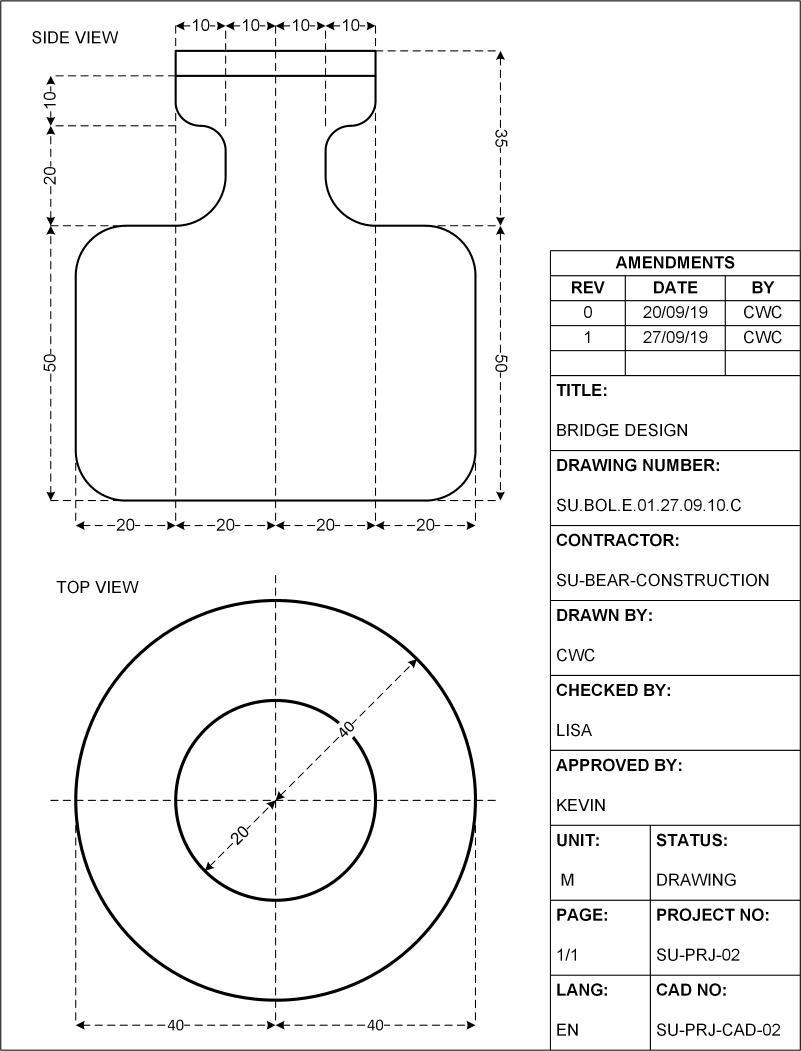
#> input picture Engineering Drawings/01.png, 2403 x 3153 px, found by its file name (shown at 1/3 size); its folder holds only this picture in this run
$ python extraction.py
#> lines starting #> are read from the running program, lines starting #| are printed output that depends on the picture; after the words box and inside, x2 and y2 are one past the last pixel; in counts of white or black regions, pixels touching at a corner belong together
import pytesseract as pyt
from pytesseract import Output
import numpy as np
import cv2
import os
import datetime
from openpyxl import Workbook
from difflib import SequenceMatcher

OCR_config = r'--oem 3 --psm 6' #custom configuration for pytesseract functions
filelist=os.listdir('Engineering Drawings') #directory containing sample engineering drawing images

#Words around the drawing that shouldn’t be extracted
wordsToAvoid = ["SIDE", "FRONT", "TOP", "VIEW"]

#User-defined Functions that are repeatedly used throughout the program
#converts the extracted date value (string) to the datetime object with the specified format, "%d/%m/%y"
def formatDate(date):
    dateFormat = "%d/%m/%y"

    try: #Error handling to if string isn't parsed correctly
        datetime.datetime.strptime(date, dateFormat)
        return True

    except ValueError:
        return False

#return the similarity ratio between 2 parsed string values
def returnSimilarRatio(inp1, inp2): #return the similarity ratio between 2 parsed string values
    return SequenceMatcher(None, inp1, inp2).ratio()

#Creating directories to store results
#Create Results directory
try:
    os.makedirs("Results", exist_ok = True)
    print("SUCCESS: The 'Results' directory was created successfully.")

except OSError as error:
    print("ERROR: The 'Results' directory was NOT CREATED successfully.")

#Create nested directory with Drawings file under Results
try:
    os.makedirs("Results/Drawings", exist_ok = True)
    print("SUCCESS: The 'Drawings' directory was created successfully.")

except OSError as error:
    print("ERROR: The 'Drawings' directory was NOT CREATED successfully.")

#Create nested directory with Drawing Data file under Results
try:
    os.makedirs("Results/Drawing Data", exist_ok = True)
    print("SUCCESS: The 'Drawing Data' directory was created successfully.")

except OSError as error:
    print("ERROR: The 'Drawing Data' directory was NOT CREATED successfully.")

for filename in filelist[:]: #loops through every image file in the sample engineering images directory
    if filename.endswith(".png"): #only processes images with png extension
        img = cv2.imread('Dataset_2021/' + filename, 1)
#> img is the input picture: shape (3153, 2403, 3); min 0, max 255, mean 244

        #Part 1 - Extracting the Drawing Image
        # Converts image to grayscale
        imgGrayscale = cv2.cvtColor(img, cv2.COLOR_BGR2GRAY)

        nrow, ncol = imgGrayscale.shape #retrieves image's number of rows and columns
#> nrow = 3153; ncol = 2403

        imgThreshInv = cv2.adaptiveThreshold(imgGrayscale, 255, cv2.ADAPTIVE_THRESH_GAUSSIAN_C, cv2.THRESH_BINARY_INV, 11, 2) #makes it a binary image using adaptive thresholding and performs inversion
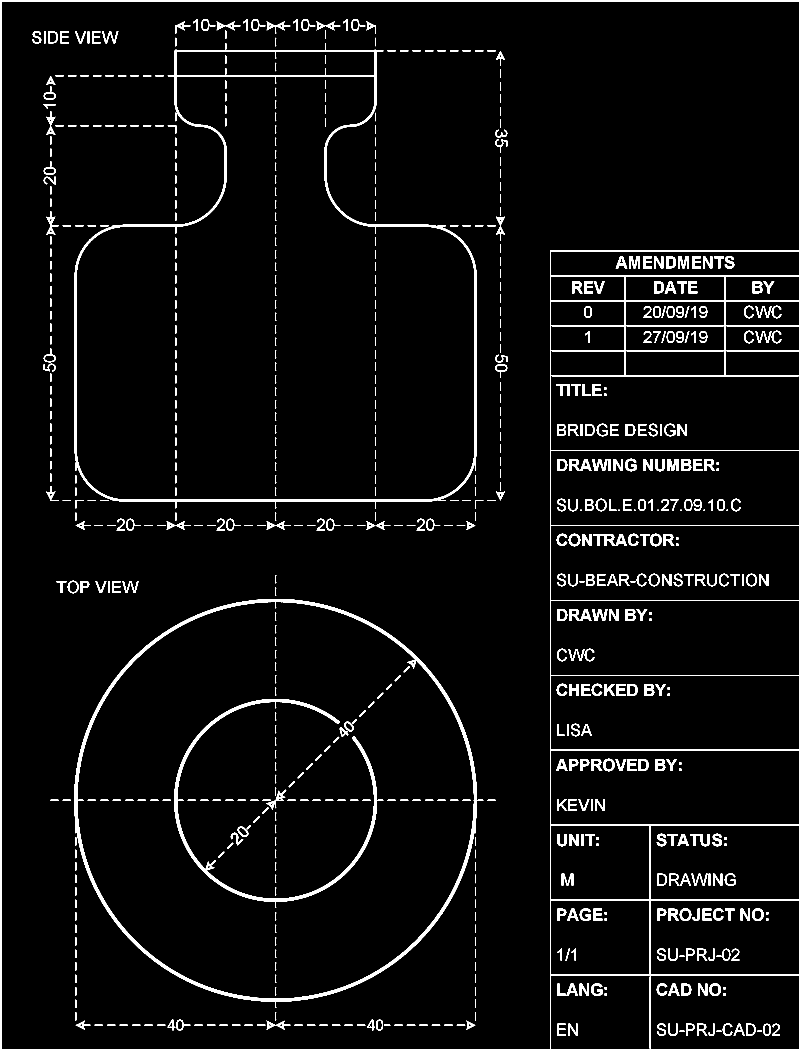
#> imgThreshInv: shape (3153, 2403) (shown at 1/3 size); 4.3% white; 705 white regions (7 under 20 px), largest, box (x1, y1, x2, y2) and area: (1, 1, 2403, 3152) 83344, (224, 129, 1430, 1525) 36114, (223, 1797, 1450, 3024) 35789

        #extracting data from image using tesseract OCR function
#> (the run stopped early here; a loop or call above may not have finished)

$ run again, on Engineering Drawings/05.png
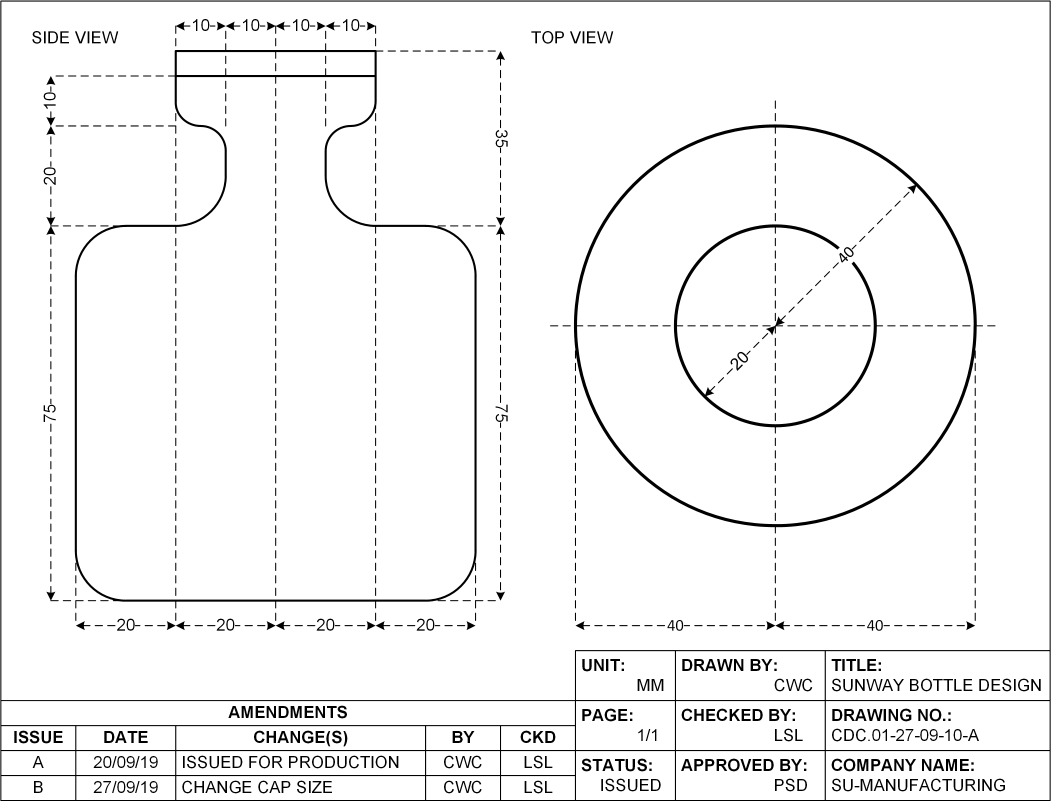
#> input picture Engineering Drawings/05.png, 3153 x 2416 px, found by its file name (shown at 1/3 size)
#> img is the input picture: shape (2416, 3153, 3); min 0, max 255, mean 243.9
#> `imgThreshInv = cv2.adaptiveThreshold(imgGrayscale, 255, cv2.ADAPTIVE_T..`:
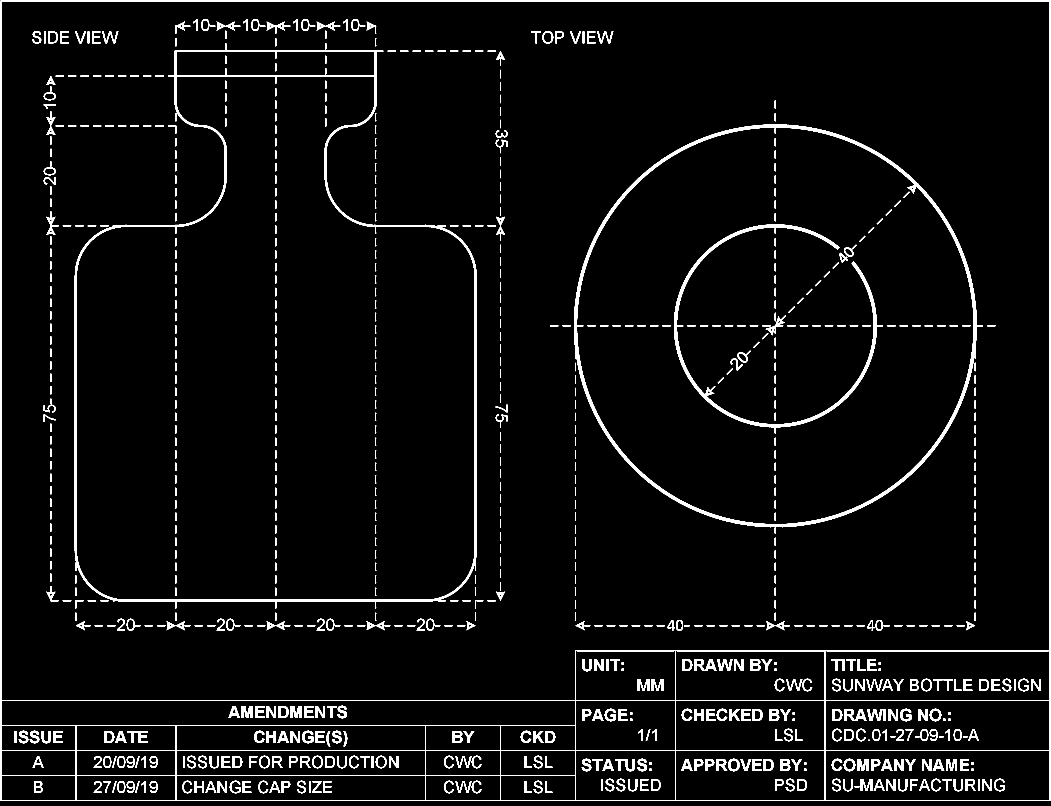
#> imgThreshInv: shape (2416, 3153) (shown at 1/3 size); 4.4% white; 759 white regions (1 under 20 px), largest, box (x1, y1, x2, y2) and area: (1, 1, 3152, 2403) 78275, (224, 130, 1430, 1826) 40707, (1722, 373, 2949, 1601) 35778

$ run again, on Engineering Drawings/06.png
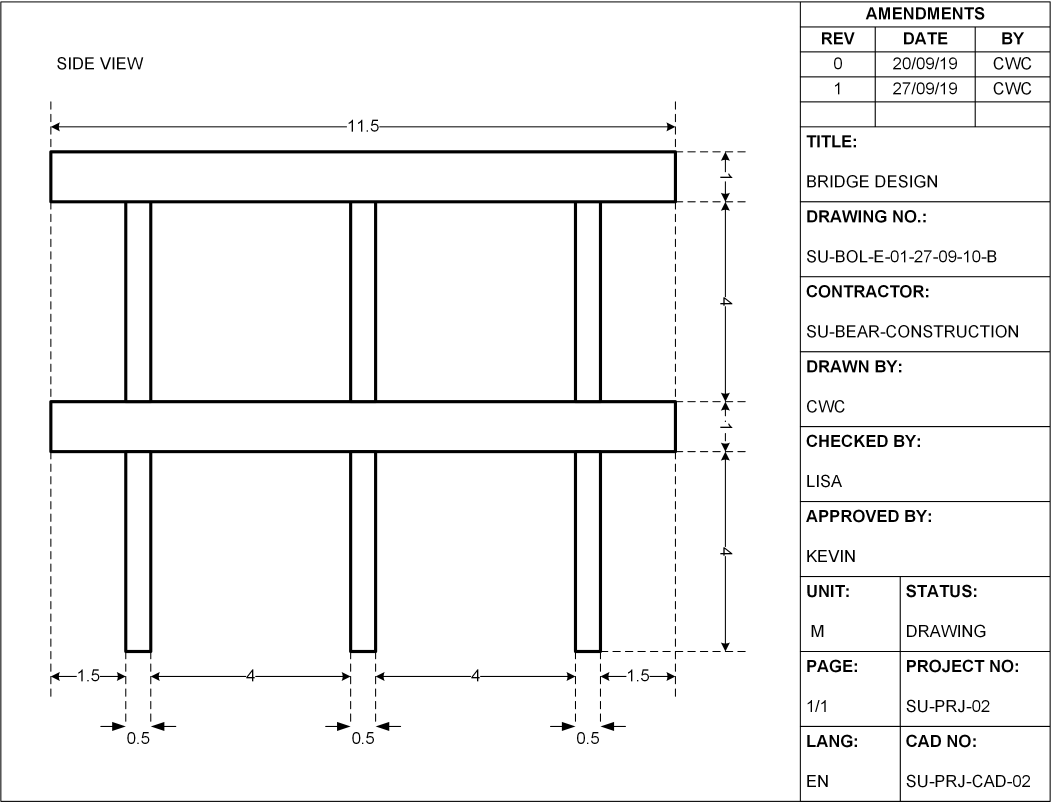
#> input picture Engineering Drawings/06.png, 3153 x 2406 px, found by its file name (shown at 1/3 size)
#> img is the input picture: shape (2406, 3153, 3); min 0, max 255, mean 242.8
#> `imgThreshInv = cv2.adaptiveThreshold(imgGrayscale, 255, cv2.ADAPTIVE_T..`:
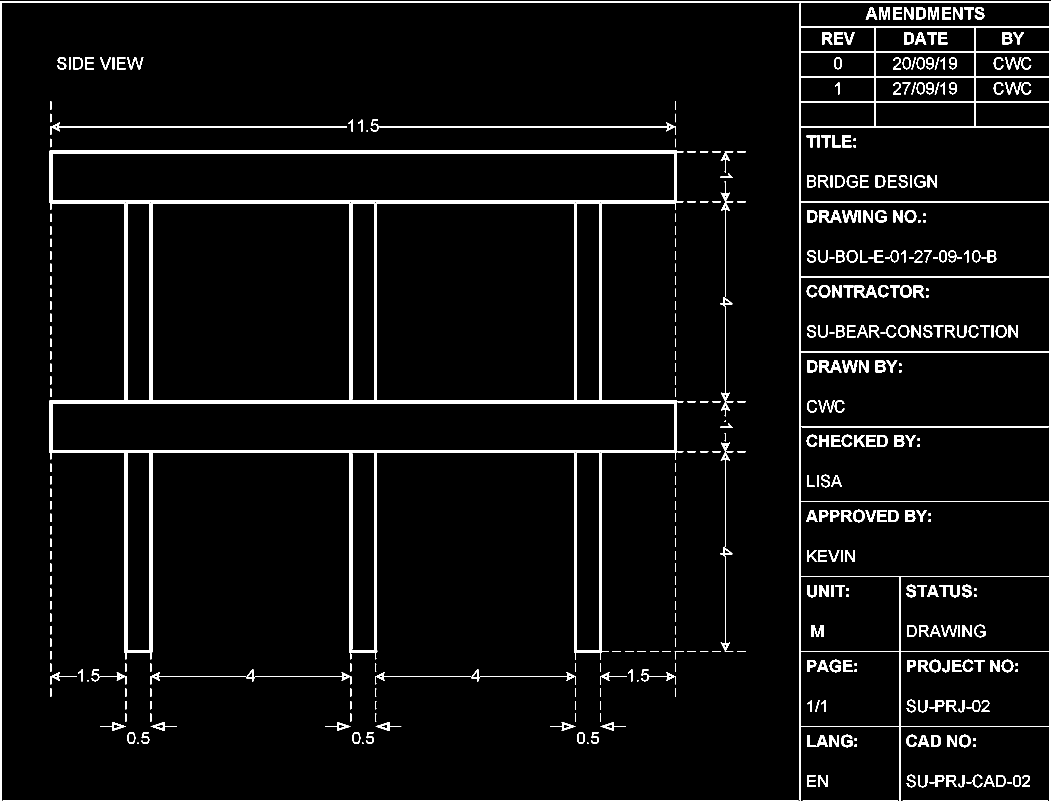
#> imgThreshInv: shape (2406, 3153) (shown at 1/3 size); 4.7% white; 427 white regions (7 under 20 px), largest, box (x1, y1, x2, y2) and area: (148, 451, 2050, 1978) 142473, (1, 4, 3152, 2406) 78077, (151, 367, 1041, 404) 2942

$ run again, on Engineering Drawings/07.png
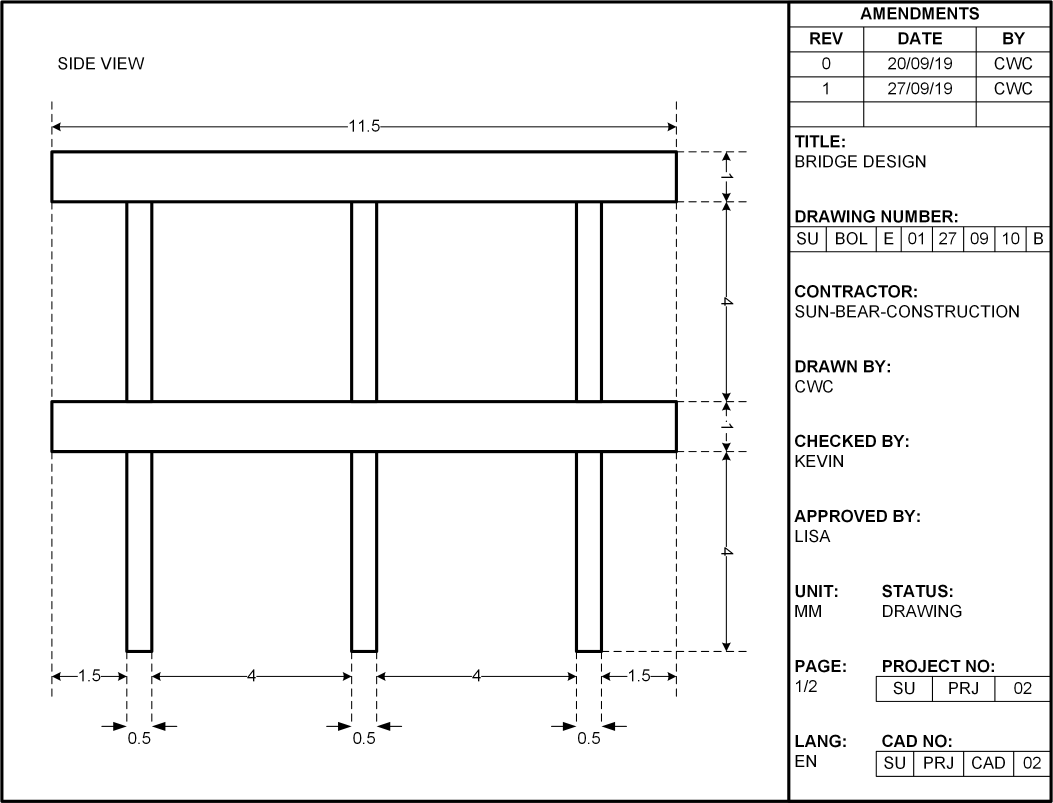
#> input picture Engineering Drawings/07.png, 3159 x 2409 px, found by its file name (shown at 1/3 size)
#> img is the input picture: shape (2409, 3159, 3); min 0, max 255, mean 240.2
#> `imgThreshInv = cv2.adaptiveThreshold(imgGrayscale, 255, cv2.ADAPTIVE_T..`:
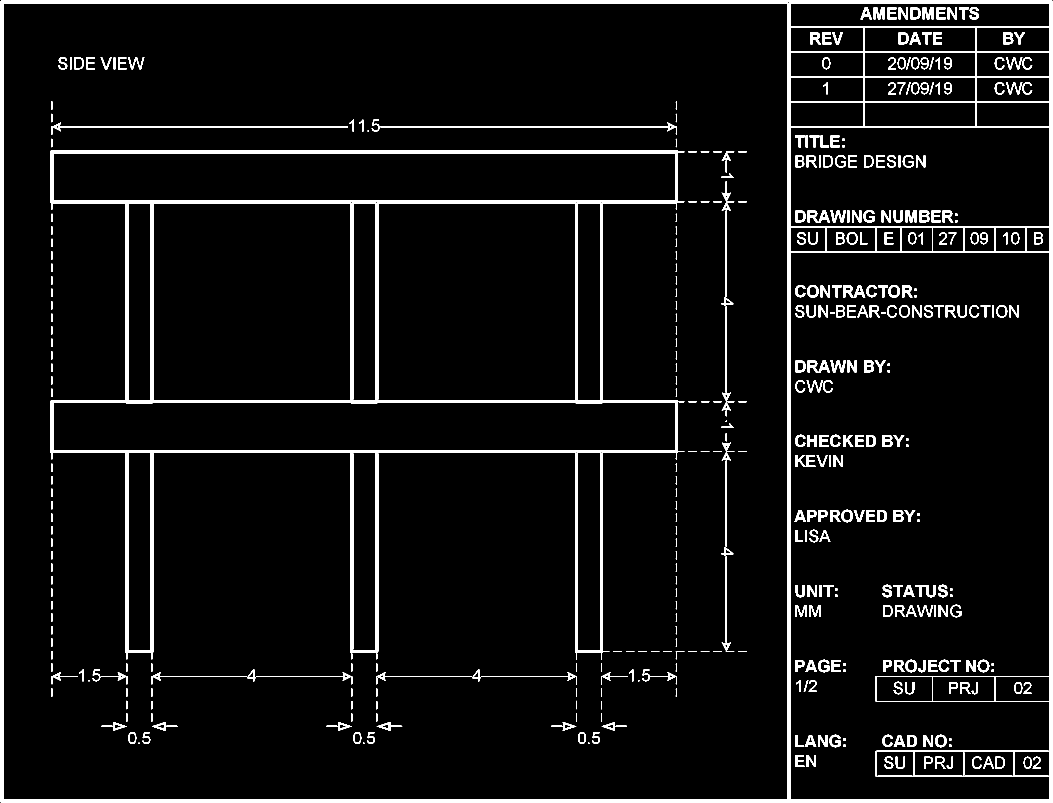
#> imgThreshInv: shape (2409, 3159) (shown at 1/3 size); 5.7% white; 420 white regions (7 under 20 px), largest, box (x1, y1, x2, y2) and area: (1, 1, 3158, 2409) 149960, (151, 451, 2053, 1978) 142032, (1141, 367, 2031, 404) 2943
